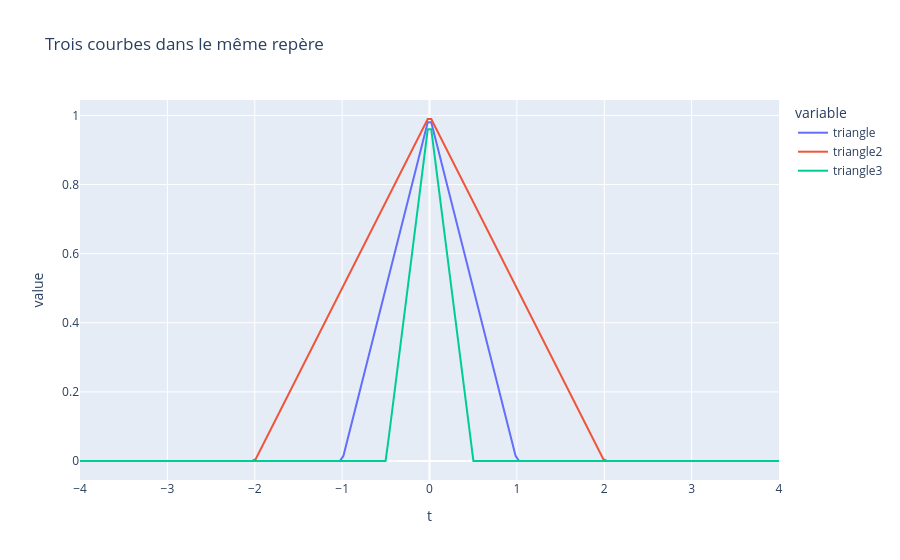

Write notebook code for a chart like this one.
### Code cell
triangle = mana.triangle(t)
triangle2 = mana.triangle(t/2)
triangle3 = mana.triangle(2*t)

df=pd.DataFrame({"t":t,"triangle":triangle,"triangle2":triangle2,"triangle3":triangle3})

fig = px.line(df, x="t", y=["triangle","triangle2","triangle3"], title = "Trois courbes dans le même repère")
fig.show()

### Figure 1 — Plotly figure (JSON) as saved in the notebook; plotly's stock layout.template omitted (floating-point values rounded to 4 significant figures; data arrays with more than 128 entries replaced by an {"elided": "..."} marker saying what was removed)
{"data": [{"hovertemplate": "variable=triangle<br>t=%{x}<br>value=%{y}<extra></extra>", "legendgroup": "triangle", "line": {"color": "#636efa", "dash": "solid"}, "marker": {"symbol": "circle"}, "mode": "lines", "name": "triangle", "orientation": "v", "showlegend": true, "type": "scatter", "x": {"elided": "200 float values"}, "xaxis": "x", "y": {"elided": "200 float values"}, "yaxis": "y"}, {"hovertemplate": "variable=triangle2<br>t=%{x}<br>value=%{y}<extra></extra>", "legendgroup": "triangle2", "line": {"color": "#EF553B", "dash": "solid"}, "marker": {"symbol": "circle"}, "mode": "lines", "name": "triangle2", "orientation": "v", "showlegend": true, "type": "scatter", "x": {"elided": "200 float values"}, "xaxis": "x", "y": {"elided": "200 float values"}, "yaxis": "y"}, {"hovertemplate": "variable=triangle3<br>t=%{x}<br>value=%{y}<extra></extra>", "legendgroup": "triangle3", "line": {"color": "#00cc96", "dash": "solid"}, "marker": {"symbol": "circle"}, "mode": "lines", "name": "triangle3", "orientation": "v", "showlegend": true, "type": "scatter", "x": {"elided": "200 float values"}, "xaxis": "x", "y": {"elided": "200 float values"}, "yaxis": "y"}], "layout": {"legend": {"title": {"text": "variable"}, "tracegroupgap": 0}, "title": {"text": "Trois courbes dans le même repère"}, "xaxis": {"anchor": "y", "domain": [0, 1], "title": {"text": "t"}}, "yaxis": {"anchor": "x", "domain": [0, 1], "title": {"text": "value"}}}}
